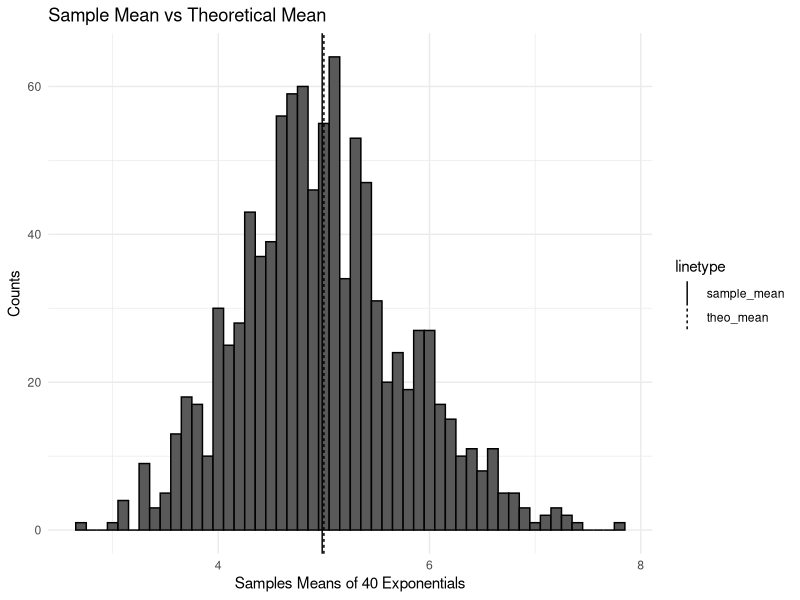
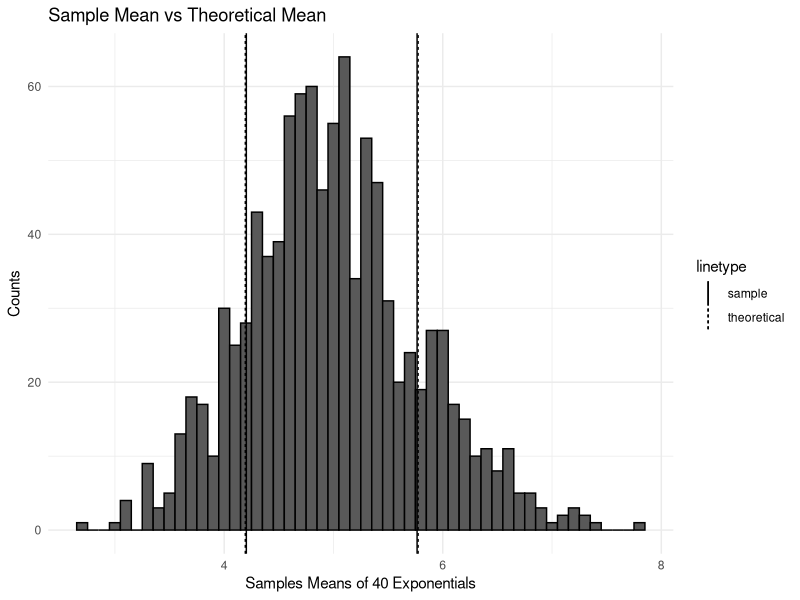
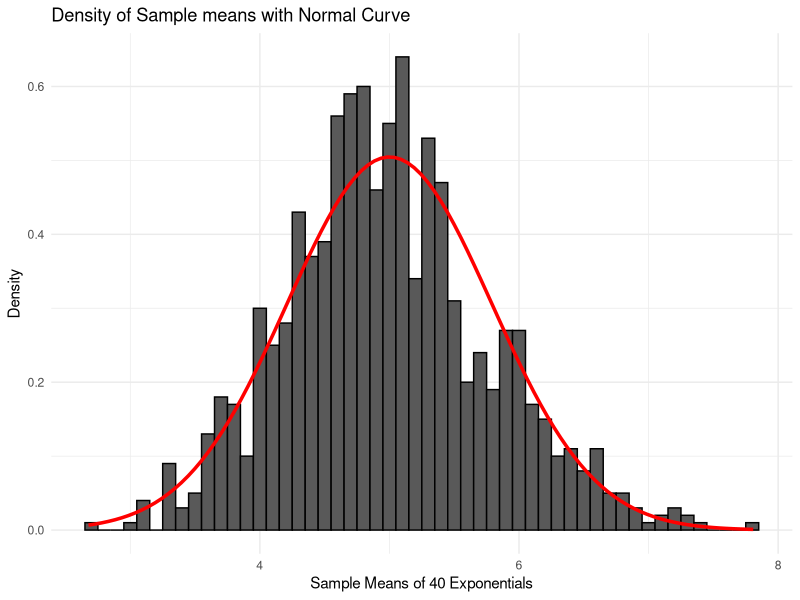

The R script that drew these images, in order:
## ---- chunk 1
knitr::opts_chunk$set(echo = TRUE)
## ---- chunk 2
library(ggplot2)
lambda <- 0.2
n <- 40
sims <- 1000
rexp(40,0.2)
mean(rexp(40,0.2))

set.seed(44)
sim_means <- replicate(1000, mean(rexp(40, 0.2)))
## ---- chunk 3
sample_mean <- mean(sim_means)
theo_mean <- 1 / 0.2
sample_mean; theo_mean
## ---- chunk 4
mydata <- data.frame(sim_means)
ggplot(mydata,
       aes( x = sim_means)) +
        geom_histogram(binwidth = 0.1, color = "black") +
        geom_vline(aes(xintercept = sample_mean, linetype = "sample_mean")) +
        geom_vline(aes(xintercept = theo_mean, linetype = "theo_mean")) +
        labs(title = "Sample Mean vs Theoretical Mean",
             x = "Samples Means of 40 Exponentials",
             y = "Counts") +
        theme_minimal()
## ---- chunk 5
sample_var <- var(sim_means)
theo_var <- (1/lambda)^2/n
sample_var;theo_var

sample_sd <- sd(sim_means)
theo_sd <- sqrt(theo_var)

ggplot(mydata,
       aes( x = sim_means)) +
        geom_histogram(binwidth = 0.1, color = "black") +
        geom_vline(aes(xintercept = sample_mean + sample_sd, linetype = "sample")) +
        geom_vline(aes(xintercept = sample_mean - sample_sd, linetype = "sample")) +
        geom_vline(aes(xintercept = sample_mean + theo_sd, linetype = "theoretical")) +
        geom_vline(aes(xintercept = sample_mean - theo_sd, linetype = "theoretical")) +
        labs(title = "Sample Mean vs Theoretical Mean",
             x = "Samples Means of 40 Exponentials",
             y = "Counts") +
        theme_minimal()
## ---- chunk 6
ggplot(mydata,
       aes( x = sim_means)) +
        geom_histogram(binwidth = 0.1, color = "black", aes(y = after_stat(density))) +
        stat_function(fun = dnorm, args = list(mean = theo_mean, sd = theo_sd), color = "red", linewidth = 1.2) +
        labs(title = "Density of Sample means with Normal Curve",
             x = "Sample Means of 40 Exponentials",
             y = "Density") +
        theme_minimal()
